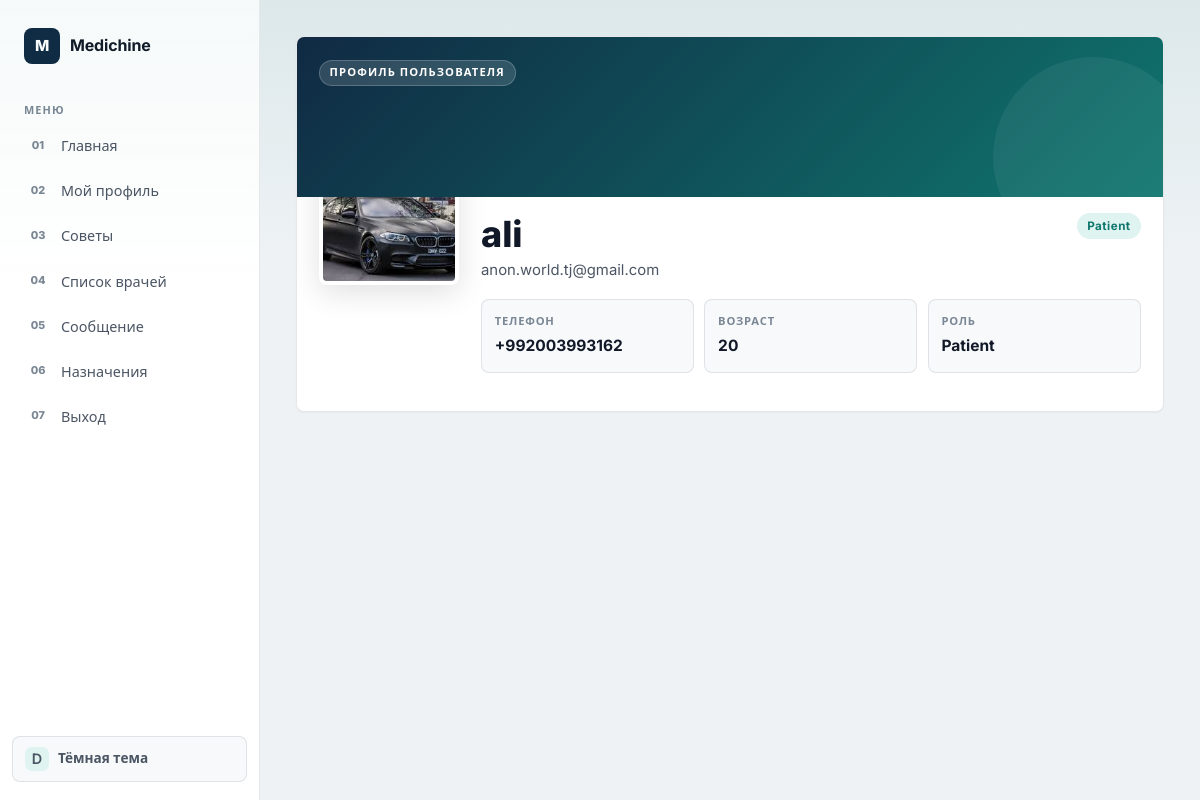
Page /chat/profile/ali/ (signed in) on the earlier database version.
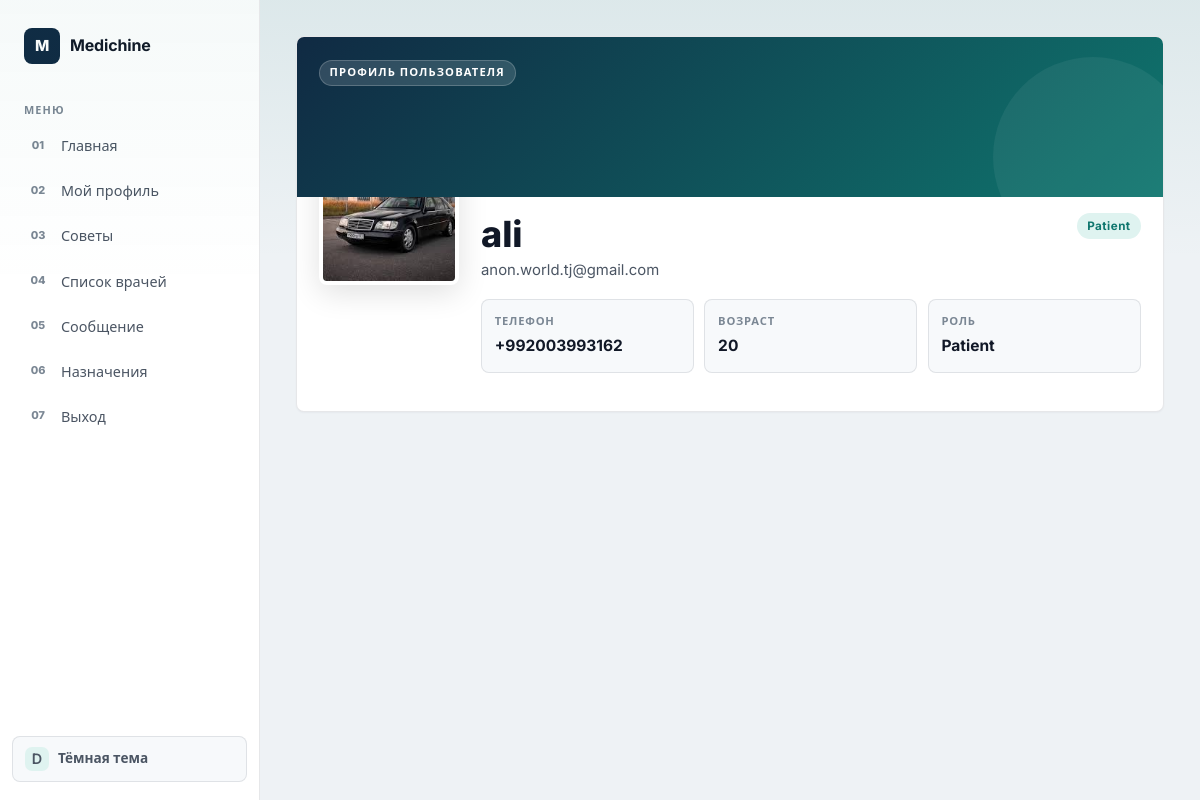
Same page on the later database version.
### accounts/models.py (models this page shows, shortened)
class User(AbstractUser):
    ROLE_CHOICES = (
        ('patient', 'Patient'),
        ('doctor', 'Doctor'),
        ('admin', 'Admin'),
    )
    role = models.CharField(
        max_length=20,
        choices=ROLE_CHOICES
    )
    phone = models.CharField(
        max_length=20,
        unique=True
    )
    age=models.PositiveIntegerField()
    city = models.CharField(max_length=50, blank=True)

class Profile(models.Model):
    ROLE_CHOICES = (
        ('patient', 'Patient'),
        ('doctor', 'Doctor'),
        ('admin', 'Admin'),
    )
    user=models.OneToOneField(settings.AUTH_USER_MODEL,on_delete=models.CASCADE,related_name='profile')
    age=models.PositiveIntegerField(null=True,blank=True)
    role = models.CharField(max_length=20, choices=ROLE_CHOICES, default='patient')
    phone=models.CharField(max_length=14,blank=True)
    city = models.CharField(max_length=50, blank=True)
    photo=models.ImageField(upload_to='users/',blank=True,null=True)

### chat/views.py (the view)
# urls.py: path('profile/<str:username>/', views.profile_view, name='profile'),
@login_required(login_url='login')
def profile_view(request,username):
    profile=get_object_or_404(User,username=username)
    return render(request,'accounts/profile.html',{'profile':profile})

### templates/accounts/profile.html (shortened to what this page needs)
{% extends "accounts/base.html" %}
{% block main %}
<section class="public-profile panel">
    <div class="public-profile-cover">
        <span class="eyebrow">Профиль пользователя</span>
    </div>
    <div class="public-profile-body">
        <div class="public-profile-avatar">
            {% if profile.profile.photo %}
            <img src="{{ profile.profile.photo.url }}" alt="Фото профиля">
            {% else %}
            <img src="/media/user.png" alt="Фото профиля">
            {% endif %}
        </div>
        <div class="public-profile-main">
            <div class="public-profile-title">
                <div>
                    <h1>{{ profile.username }}</h1>
                    <p class="muted">{{ profile.email|default:"Email не указан" }}</p>
                </div>
                <span class="badge badge-{{ profile.role }}">{{ profile.get_role_display }}</span>
            </div>
            <div class="public-profile-stats">
                <div>
                    <span>Телефон</span>
                    <strong>{{ profile.profile.phone|default:profile.phone|default:"Не указан" }}</strong>
                </div>
                <div>
                    <span>Возраст</span>
                    <strong>{{ profile.profile.age|default:profile.age|default:"Не указан" }}</strong>
                </div>
                <div>
                    <span>Роль</span>
                    <strong>{{ profile.get_role_display|default:"Пользователь" }}</strong>
                </div>
            </div>
        </div>
    </div>
</section>
{% endblock %}

Differences in the rows shown:
changed User "ali": profile.photo: a different picture
